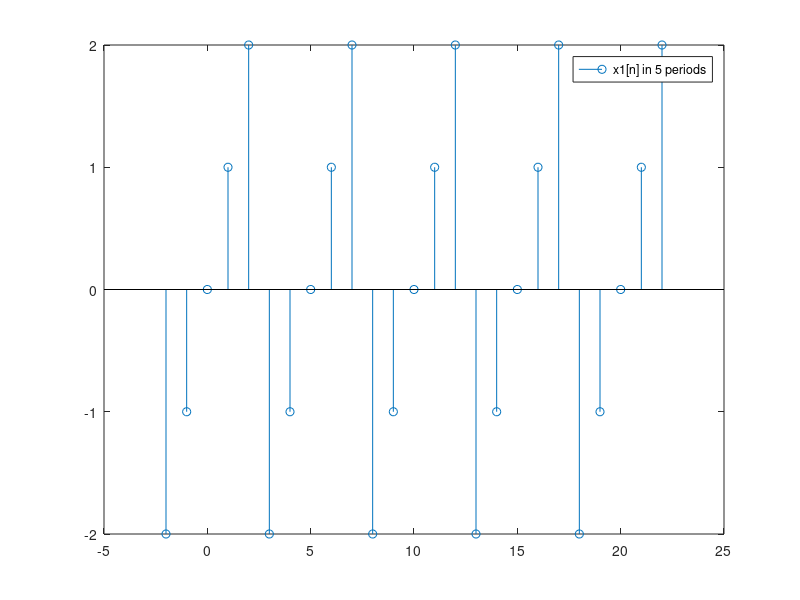
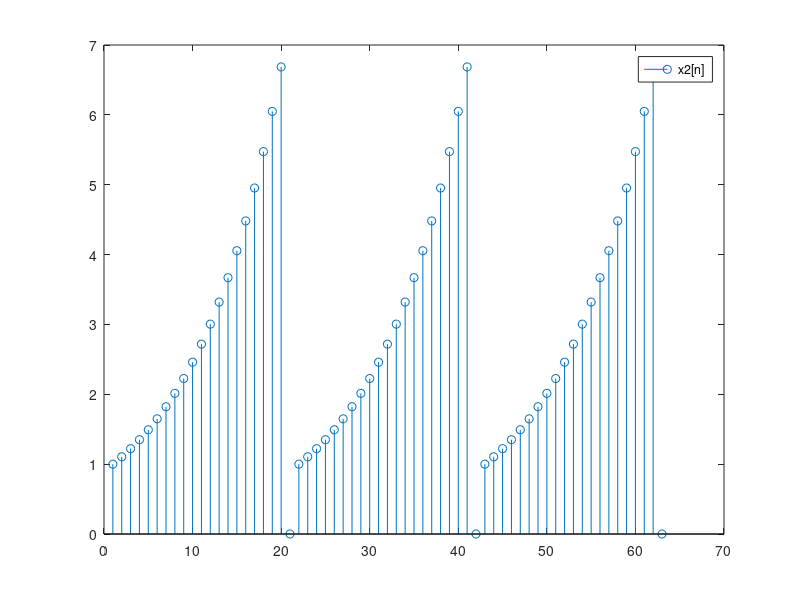

Reproduce these figures in MATLAB, in order.
clc;
close all;

% x1
n1 = -2:1:22;
x1_raw = -2:1:2;
x1 = repmat(x1_raw, 1,5);
figure, stem(n1, x1)
legend('x1[n] in 5 periods')

% x2
n2 = 0:20;
my_zeros = zeros(size(n2));

step = my_zeros;
step(n2 >= 0) = 1;

step20 = my_zeros;
step20(n2 >= 20) = 1;

figure, stem(1:63, repmat(exp(0.1*n2).*(step-step20),1,3));

% figure, stem(n2, exp(0.1*n2).*(step-step20));
legend('x2[n]')
